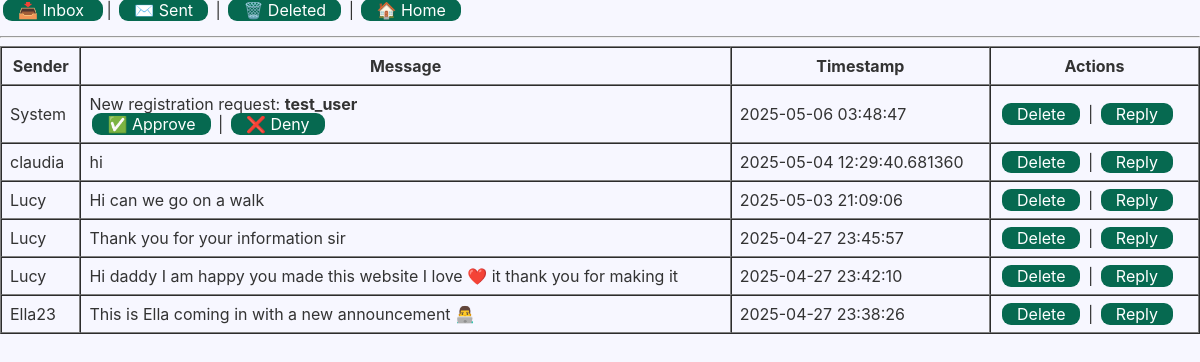
The page /inbox (signed in) on the database as committed earlier.
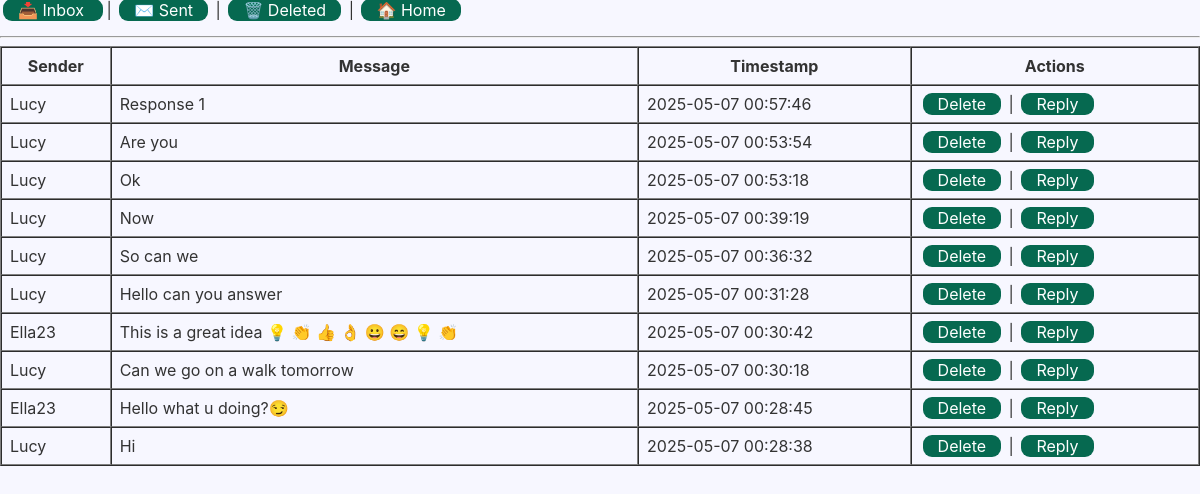
The same page on the database as committed later.
### tables this page shows
CREATE TABLE messages (
        id INTEGER PRIMARY KEY AUTOINCREMENT,
        sender_id INTEGER NOT NULL,
        recipient_id INTEGER NOT NULL,
        content TEXT NOT NULL,
        timestamp DATETIME DEFAULT CURRENT_TIMESTAMP,
        is_read INTEGER NOT NULL DEFAULT 0, deleted INTEGER NOT NULL DEFAULT 0, message_type TEXT NOT NULL DEFAULT 'mail',
        FOREIGN KEY(sender_id) REFERENCES users(id),
        FOREIGN KEY(recipient_id) REFERENCES users(id)
    );

### app.py (the view)
@app.route('/inbox')
def inbox():
    user_id = session.get('user_id')
    if not user_id:
        return redirect(url_for('login'))
    conn = sqlite3.connect(DB_FILE)
    conn.row_factory = sqlite3.Row
    c = conn.cursor()
    c.execute("""
        SELECT
        m.id,
        COALESCE(u.username, 'System') AS sender,
        m.content,
        m.timestamp,
        m.is_read
        FROM messages m
        LEFT JOIN users u
        ON m.sender_id = u.id
        WHERE m.recipient_id = ?
        AND m.deleted      = 0
        AND m.message_type = 'mail'
        ORDER BY m.timestamp DESC
    """, (user_id,))
    rows = c.fetchall()              # this is a list of sqlite3.Row
    messages = [dict(r) for r in rows]
    c.execute("""
        SELECT COUNT(*) AS cnt
          FROM messages
         WHERE recipient_id = ?
           AND is_read      = 0
           AND deleted      = 0
           AND message_type = 'mail'
    """, (user_id,))
    unread_count = c.fetchone()['cnt']
    conn.close()
    print(f"DEBUG inbox: {len(messages)} messages →", messages)
    return render_template(
        'inbox.html',
        messages=messages,
        unread_count=unread_count
    )

### templates/inbox.html (shortened to what this page needs)
{% extends 'base.html' %}
{% block body %}
  <nav class="message-tabs" style="margin-bottom:1em;">
    <a href="{{ url_for('inbox') }}">
      📥 Inbox{% if unread_count > 0 %} ({{ unread_count }}){% endif %}
    </a> |
    <a href="{{ url_for('sent_messages') }}">✉️ Sent</a> |
    <a href="{{ url_for('deleted_messages') }}">🗑️ Deleted</a> |
    <a href="{{ url_for('home') }}">🏠 Home</a>
  </nav>
  <hr>
  <table border="1" cellpadding="8" cellspacing="0" width="100%">
    <thead>
      <tr>
        <th>Sender</th>
        <th>Message</th>
        <th>Timestamp</th>
        <th>Actions</th>
      </tr>
    </thead>
    <tbody>
      {% for m in messages %}
        <tr class="{% if not m['is_read'] %}unread{% endif %}">
          <td>{{ m['sender'] }}</td>
          <td>{{ m['content']|safe }}</td>
          <td>{{ m['timestamp'] }}</td>
          <td>
            <a href="{{ url_for('delete_message', message_id=m['id']) }}">Delete</a> |
            <a href="{{ url_for('respond_to_message', message_id=m['id']) }}">Reply</a>
          </td>
        </tr>
      {% else %}
        <tr>
          <td colspan="4" style="text-align:center;">No messages in your inbox.</td>
        </tr>
      {% endfor %}
    </tbody>
  </table>
{% endblock %}

Rows that differ between the two databases and show on the page:
no longer on this page (row edited): messages: sender "claudia", content "hi", timestamp "2025-05-04 12:29:40.681360"
no longer on this page (row edited): messages: sender "Lucy", content "Hi can we go on a walk", timestamp "2025-05-03 21:09:06"
no longer on this page (row edited): messages: sender "Lucy", content "Thank you for your information sir", timestamp "2025-04-27 23:45:57"
no longer on this page (row edited): messages: sender "Ella23", content "This is Ella coming in with a new announcement 👨‍💻", timestamp "2025-04-27 23:38:26"
changed messages: sender "System" → "Lucy"; content "New registration request: test_user ✅ Approve | ❌ Deny" → "Response 1"; timestamp "2025-05-06 03:48:47" → "2025-05-07 00:57:46"
added messages: sender "Lucy", content "Are you", timestamp "2025-05-07 00:53:54"
added messages: sender "Lucy", content "Ok", timestamp "2025-05-07 00:53:18"
now on this page (row edited): messages: sender "Lucy", content "Now", timestamp "2025-05-07 00:39:19"
now on this page (row edited): messages: sender "Lucy", content "So can we", timestamp "2025-05-07 00:36:32"
now on this page (row edited): messages: sender "Lucy", content "Hello can you answer", timestamp "2025-05-07 00:31:28"
now on this page (row edited): messages: sender "Ella23", content "This is a great idea 💡 👏 👍 👌 😀 😄 💡 👏", timestamp "2025-05-07 00:30:42"
now on this page (row edited): messages: sender "Lucy", content "Can we go on a walk tomorrow", timestamp "2025-05-07 00:30:18"
now on this page (row edited): messages: sender "Ella23", content "Hello what u doing?😏", timestamp "2025-05-07 00:28:45"
changed messages (number 10 of 10 on the later page): content "Hi daddy I am happy you made this website I love ❤️ it thank you for making it" → "Hi"; timestamp "2025-04-27 23:42:10" → "2025-05-07 00:28:38"
